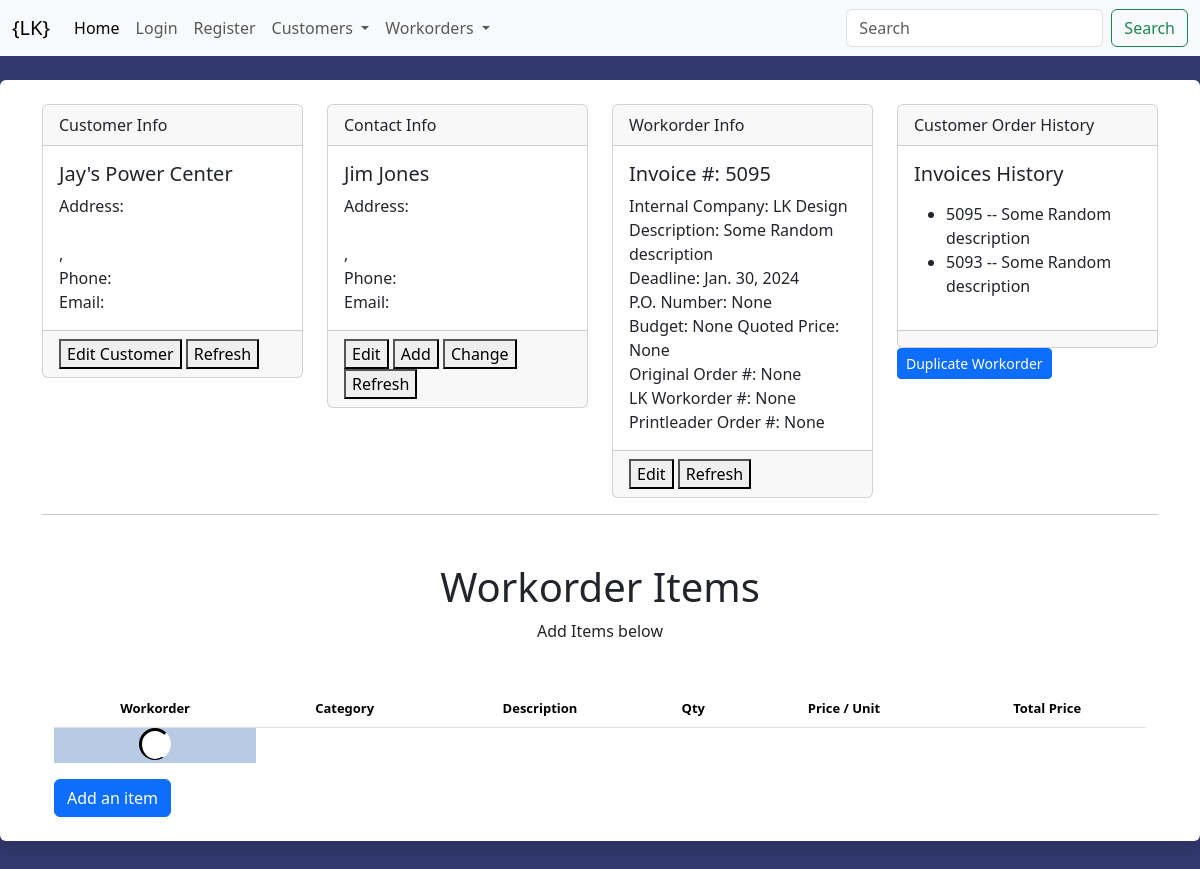
The page /workorders/workorders/5095 on the database its author committed.
### customers/models.py (models this page shows, shortened)
class Customer(models.Model):
    company_name = models.CharField('Company Name', max_length=100, blank=True, null=False)
    first_name = models.CharField('First Name', max_length=100, blank=True, null=False)
    last_name = models.CharField('Last Name', max_length=100, blank=True, null=False)
    address1 = models.CharField('Address 1', max_length=100, blank=True, null=False)
    address2 = models.CharField('Adddress 2', max_length=100, blank=True, null=False)
    city = models.CharField('City', max_length=100, blank=True, null=False)
    state = models.CharField('State', max_length=100, blank = True, null=False)
    zipcode = models.CharField('Zipcode', max_length=100, blank=True, null=False)
    phone1 = models.CharField('Phone 1', max_length=100, blank=True, null=False)
    phone2 = models.CharField('Phone 2', max_length=100, blank=True, null=False)
    email = models.EmailField('Email', max_length=100, blank=True, null=False)
    website = models.URLField('Website', max_length=100, blank=True, null=False)
    po_number = models.CharField('PO Number', max_length=100, blank=True, null=False)
    created = models.DateTimeField(auto_now_add=True, blank=False, null=False)
    updated = models.DateTimeField(auto_now = True, blank=False, null=False)
    active = models.BooleanField(default=True)

class Contact(models.Model):
    customer = models.ForeignKey(Customer, blank=False, null=False, on_delete=models.CASCADE, related_name='contacts')
    fname = models.CharField('First Name', max_length=100, blank=False, null=False)
    lname = models.CharField('Last Name', max_length=100, blank=True, null=False)
    address1 = models.CharField('Address 1', max_length=100, blank=True, null=False)
    address2 = models.CharField('Adddress 2', max_length=100, blank=True, null=False)
    city = models.CharField('City', max_length=100, blank=True, null=False)
    state = models.CharField('State', max_length=100, blank = True, null=False)
    zipcode = models.CharField('Zipcode', max_length=100, blank=True, null=False)
    phone1 = models.CharField('Phone', max_length=100, blank=True, null=False)
    email = models.EmailField('Email', max_length=100, blank=True, null=False)
    created = models.DateTimeField(auto_now_add=True, blank=False, null=False)
    updated = models.DateTimeField(auto_now = True, blank=False, null=False)

### workorders/models.py (models this page shows, shortened)
class Workorder(models.Model):
    customer = models.ForeignKey(Customer, blank=False, null=False, on_delete=models.CASCADE, related_name='workorders')
    contact = models.ForeignKey(Contact, blank=True, null=True, on_delete=models.SET_NULL)
    hr_customer = models.CharField('Customer Name', max_length=100, blank=True, null=True,)
    hr_contact = models.CharField('Contact Name', max_length=100, blank=True, null=True,)
    workorder = models.CharField('Workorder', max_length=100, blank=False, null=False, unique=True)
    internal_company = models.CharField('Internal Company', choices=[('LK Design', 'LK Design'), ('Krueger Printing', 'Krueger Printing')], max_length=100, blank=False, null=False)
    description = models.CharField('Description', max_length=100, blank=True, null=True)
    deadline = models.DateField('Deadline', blank=True, null=True)
    po_number = models.CharField('PO Number', max_length=100, blank=True, null=True)
    budget = models.CharField('Budget', max_length=100, blank=True, null=True)
    quoted_price = models.CharField('Quoted Price', max_length=100, blank=True, null=True)
    original_order = models.CharField('Original Order', max_length=100, blank=True, null=True)
    lk_workorder = models.CharField('LK Workorder', max_length=100, blank=True, null=True)
    printleader_workorder = models.CharField('Printleader', max_length=100, blank=True, null=True)
    billed = models.BooleanField('Billed', blank=False, null=False, default=False)
    def get_history_url(self):
        return reverse("workorders:history_overview", kwargs={"id": self.workorder})

### workorders/views.py (the view)
# urls.py: path("workorders/<int:id>", overview, name='overview'),
def overview(request, id=None):
    workorder = Workorder.objects.get(workorder=id)
    customer = Customer.objects.get(id=workorder.customer_id)
    if workorder.contact_id:
        contact = Contact.objects.get(id=workorder.contact_id)
    else:
        contact = ''
    history = Workorder.objects.filter(customer_id=customer).order_by("-workorder")[:10]
    workid = workorder.id
    categories = Category.objects.all().distinct()
    context = {
            'workid': workid,
            'workorder': workorder,
            'customer': customer,
            'contact': contact,
            'history': history,
            'categories':categories,
        }
    return render(request, "workorders/overview.html", context)

### templates/workorders/overview.html (shortened to what this page needs)
{% extends "base.html" %}
{% load crispy_forms_tags %}
{% block content %}
<div class="row">
  <div class="col-md-3 mb-sm-0">
      <div class="card">
          <div class="card-header">
          Customer Info
          </div>
          <div class="card-body" id="custinfo" hx-trigger="CustomerEdit from:body" hx-target="this" >
              {% include 'customers/partials/customer_info.html' %}
          </div>
          <div class="card-footer">
              <button hx-get="{% url 'customers:edit_customer' %}?customer={{ customer.id }}" hx-target="#dialog">Edit Customer</button>
              <button hx-get="{% url 'customers:cust_info' %}?customer={{ customer.id }}" hx-target="#custinfo">Refresh</button>
          </div>
      </div>
  </div>
  <div class="col-md-3">
      <div class="card">
          <div class="card-header">
          Contact Info
          </div>
              <div class="card-body" id="contactinfo">
                {% include 'customers/partials/contact_info.html' %}
              </div>
              <div class="card-footer">
                <button hx-get="{% url 'customers:edit_contact' %}?contact={{ contact.id }}&customer={{ customer.id }}&workorder={{ workorder.id }}" hx-target="#dialog">Edit</button>
                <button hx-get="{% url 'customers:new_contact' %}?customer={{ customer.id }}&workorder={{ workorder.id }}" hx-target="#dialog">Add</button>
                <button hx-get="{% url 'customers:change_contact' %}?customer={{ customer.id }}&workorder={{ workorder.id }}" hx-target="#dialog">Change</button>
                <button hx-get="{% url 'customers:contact_info' %}?workorder={{ workorder.id }}" hx-target="#contactinfo">Refresh</button>
              </div>
      </div>
  </div>
  <div class="col-md-3">
      <div class="card">
          <div class="card-header">
          Workorder Info
          </div>
          <div class="card-body" id="workorderinfo">
            {% include 'workorders/partials/workorder_info.html' %}
          </div>
          <div class="card-footer">
            <button hx-get="{% url 'workorders:edit_workorder' %}?workorder={{ workorder.id }}" hx-target="#dialog">Edit</button>
            <button hx-get="{% url 'workorders:workorder_info' %}?workorder={{ workorder.id }}" hx-target="#workorderinfo">Refresh</button>
          </div>
      </div>
  </div>
  <div class="col-md-3">
      <div class="card">
          <div class="card-header">
          Customer Order History
          </div>
          <div class="card-body">
            {% include 'workorders/partials/workorder_history.html' %}
          </div>
          <div class="card-footer"></div>
      </div>
      <a href="{% url 'workorders:copy_workorder' id=workid %}" class="btn btn-primary btn-sm" role="button">Duplicate Workorder</a>
  </div>
</div>
<hr>
<div class="container">
  <div class="px-5 my-5 text-center">
    <h1>Workorder Items</h1>
    <p>Add Items below</p>
  </div>
  <table class="table">
    <thead>
      <tr>
        <th>Workorder</th>
        <th>Category</th>
        <th>Description</th>
        <th>Qty</th>
        <th>Price / Unit</th>
        <th>Total Price</th>
      </tr>
    </thead>
    <tbody hx-trigger="load, itemListChanged from:body" hx-get="{% url 'workorders:workorder_item_list' id=workid %}" hx-target="this">
      <tr>
        <td class="spinner-border" role="status">
        </td>
      </tr>
    </tbody>
  </table>
  <button hx-get="{% url 'workorders:add_item' parent_id=workid %}" hx-target="#dialog" class="btn btn-primary">
  Add an item
  </button>
{% endblock content %}

### templates/customers/partials/customer_info.html
<h5 class="card-title">{% if customer.company_name %}{{ customer.company_name }}</h5>
            <p class="card-text">
                Address: {{ customer.address1 }} <br/>
                {% if customer.address2 %}{{customer.address2}}{% endif %}<br/>
                {{ customer.city }}, {{customer.state}} {{customer.zipcode }}<br/>
                Phone: {{ customer.phone1 }}<br/>
                Email: {{ customer.email }}<br/>
                {% endif %}

### templates/customers/partials/contact_info.html
<h5 class="card-title">{% if contact %}{{ contact.fname}} {% if contact.lname %}{{contact.lname }}{% endif %}</h5>
              <p class="card-text">
                  Address: {{ contact.address1 }} <br/>
                  {% if contact.address2 %}{{contact.address2}}{% endif %}<br/>
                  {{ contact.city }}, {{contact.state}} {{contact.zipcode }}<br/>
                  Phone: {{ contact.phone1 }}<br/>
                  Email: {{ contact.email }}<br/>
                  {% endif %}

### templates/workorders/partials/workorder_info.html
<h5 class="card-title">Invoice #: {{ workorder.workorder }}</h5>
              <p class="card-text">
                      Internal Company: {{ workorder.internal_company }}<br/>
                      Description: {{ workorder.description }}<br/>
                      Deadline: {{ workorder.deadline }}<br/>
                      P.O. Number: {{ workorder.po_number }}<br/>
                      Budget: {{ workorder.budget }} Quoted Price: {{ workorder.quoted_price }}<br/>
                      Original Order #: {{ workorder.original_order }}<br/>
                      LK Workorder #: {{ workorder.lk_workorder }}<br/>
                      Printleader Order #: {{ workorder.printleader_workorder }}

### templates/workorders/partials/workorder_history.html
<h5 class="card-title">Invoices History</h5>
<p class="card-text">
<ul>
    {% for x in  history %}
    <li><a hx-get='{{ x.get_history_url }}' hx-target='#dialog2'>{{ x.workorder }} -- {{ x.description }}</a></li>
    {% endfor %}
    </ul>

### static/css/stylesheet.css (style rules this page uses)
.table { font-size: 13px; text-align: center; width: 95%; margin: auto; text-align: center; }
.table tr:nth-child(odd) { background: #B8CAE4 }

### templates/base.html (style rules this page uses)
body { background: #32396e; }

### rows shown on the page
Customer: company_name "Jay's Power Center"
Contact: fname "Jim", lname "Jones"
Workorder: workorder "5095", internal_company "LK Design", description "Some Random description", deadline "Jan. 30, 2024", po_number "None", budget "None", quoted_price "None", original_order "None", lk_workorder "None", printleader_workorder "None"
Workorder: workorder "5093", description "Some Random description"
